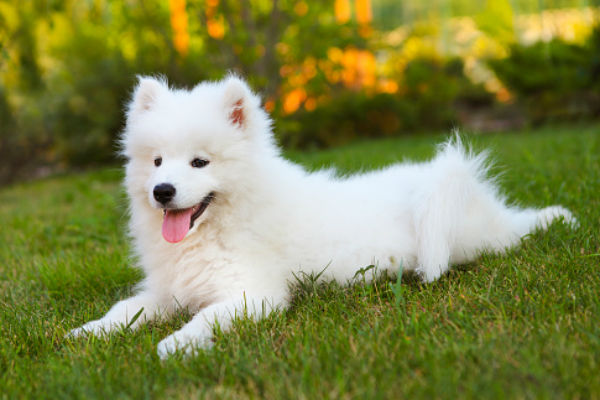
#> input picture dog images.jpg, 600 x 400 px, found by its file name
$ jupyter execute --allow-errors SVD_for_Image_Compression.ipynb   (shell and % lines are left out)
#> lines starting #> are read from the running program, lines starting #| are printed output that depends on the picture
<a href="https://colab.research.google.com/github/ArunadeviRamesh/SVD-for-Image-Compression/blob/main/SVD_for_Image_Compression.ipynb" target="_parent"></a>

Use SVD for image compression.  Demonstrate the quality of the images at different "k" values.

[cell 1]
import os
import numpy as np
from PIL import Image
import cv2
import matplotlib.pyplot as plt
img = cv2.imread('/content/dog images.jpg')
#> img is the input picture: shape (400, 600, 3); mean B, G, R 73.6, 133.3, 128.5
originalshape = img.shape
#> originalshape = (400, 600, 3)
print(originalshape)
#| (400, 600, 3)
plt.imshow(img)

[cell 2]
import imquality.brisque as brisque
brisque.score(img)
#> (this line was passed over: imquality is not available in this run)

[cell 3]
path = '/content/dog images.jpg'
img = Image.open(path)
#> img: PIL image 600x400 RGB
imggray = img.convert('LA')
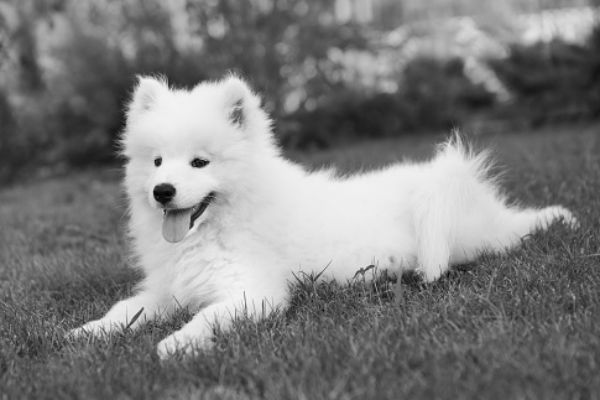
#> imggray: PIL image 600x400 LA; mean R, G, B, A 125, 125, 125, 255
imgmat = np.array( list(imggray.getdata(band = 0)), float)
imgmat.shape = (imggray.size[1], imggray.size[0])
imgmat = np.matrix(imgmat)
plt.figure()
plt.imshow(imgmat, cmap = 'gray')
plt.title("Original Image after converting into the Grayscale pattern")
plt.show()

[cell 4]
q=[]
print("Using SVD Techniques - After compression: ")
U, S, Vt = np.linalg.svd(imgmat)
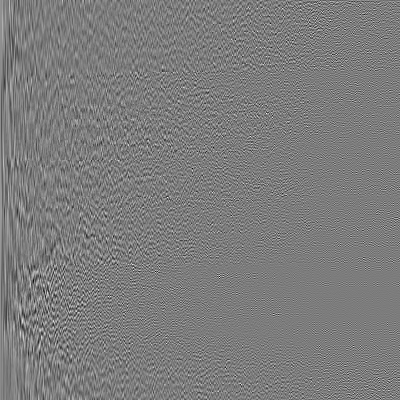
#> U: shape (400, 400) float64; min -0.299, max 0.312, mean 0.000122; drawn with min black and max white
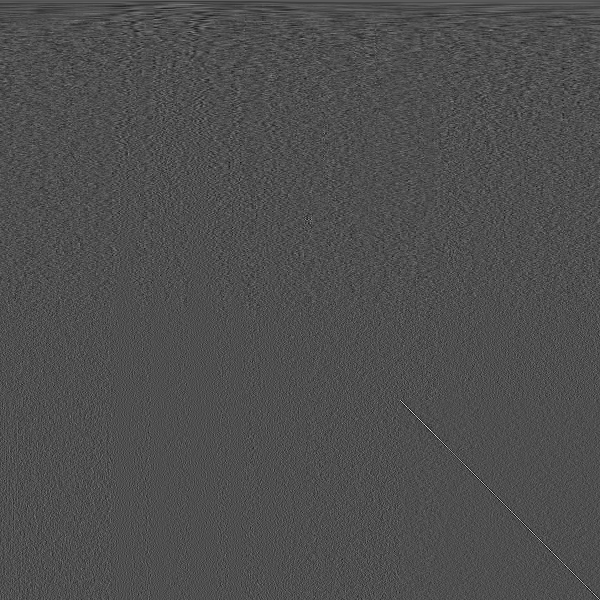
#> Vt: shape (600, 600) float64; min -0.261, max 0.584, mean 7.94e-05; drawn with min black and max white
#> S = 400 values, max 64376.6 at index 0, min 2.29 at index 399, mean 461
#> `cmpimg = np.matrix(U[:, :k]) * np.diag(S[:k]) * np.matrix(Vt[:k,:])`:
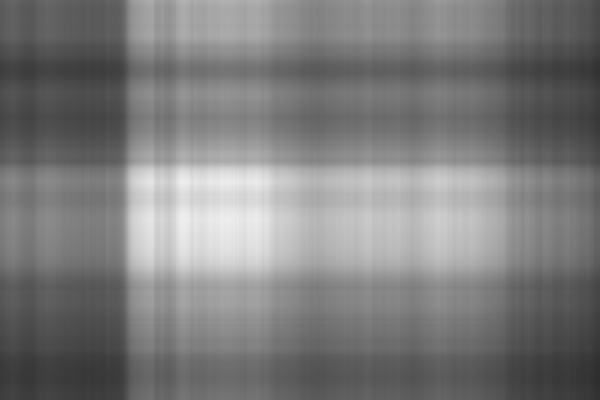
#> cmpimg: shape (400, 600) float64; min 46.07, max 239.9, mean 124.8
l=[1, 2, 5, 10, 20, 30, 50, 100]
#> (the rest of this cell did not finish here and is left out)

ideal K without loss of image quality
k= 50-100 is the best k value without loss of image quality

[cell 5]
print("Using SVD Techniques - After compression: ")
U, S, Vt = np.linalg.svd(imgmat)
#> (the rest of this cell did not finish here and is left out)

[cell 6]
i=[0,1, 2, 5, 10, 20, 30, 50, 60, 70, 80, 90, 100]
q=[]
o=[]
U, S, Vt = np.linalg.svd(imgmat)
#> (the rest of this cell did not finish here and is left out)

[cell 7]
import seaborn as sns
import pandas as pd
import matplotlib.pyplot as plt
fig = plt.figure()
fig.patch.set_facecolor('white')
d={'k':o,'compression':q}
df=pd.DataFrame(d)
plt.figure(figsize=(20,14))
plots = sns.barplot(x="k", y="compression", data=df)
for bar in plots.patches:
	plots.annotate(format(bar.get_height(), '.2f'),
				(bar.get_x() + bar.get_width() / 2,
					bar.get_height()), ha='center', va='center',
				size=15, xytext=(0, 8),
				textcoords='offset points')

plt.xlabel("k", size=14)
plt.ylabel("Compression Ratio", size=14)
plt.show()
